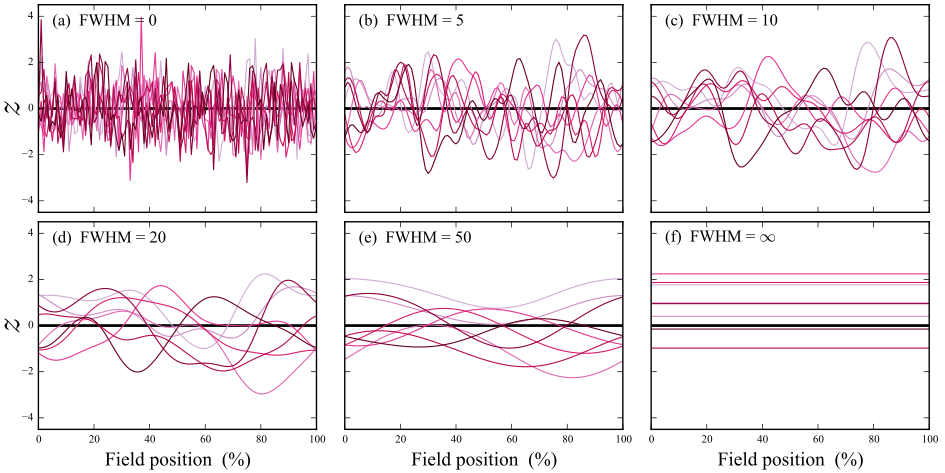

Write Python code to recreate this figure.

import numpy as np
from matplotlib import pyplot,cm
import rft1d



### update rcParams:
fig_width_mm  = 240
fig_height_mm = 120
mm2in         = 1/25.4
fig_width     = fig_width_mm*mm2in
fig_height    = fig_height_mm*mm2in
params = {
	'backend':'ps',
	'axes.labelsize':14,
	'font.size':12,
	'text.usetex': False,
	'legend.fontsize':12,
	'xtick.labelsize':8,
	'ytick.labelsize':8,
	'font.family':'Times New Roman',
	'lines.linewidth':0.5,
	'patch.linewidth':0.25,
	'figure.figsize': [fig_width,fig_height]
}
pyplot.rcParams.update(params)


def scalar2color(x, cmap=cm.jet, xmin=None, xmax=None):
	x          = np.asarray(x, dtype=float)
	if xmin==None:
		xmin   = x.min()
	if xmax==None:
		xmax   = x.max()
	xn         = (x - xmin)  / (xmax-xmin)
	xn        *= 255
	xn         = np.asarray(xn, dtype=int)
	colors     = cmap(xn)
	return colors
	

#(0) Generate data:
seed        = [18]*5 + [0]
nResponses  = 8
nNodes      = 101
W           = [0, 5, 10, 20, 50, np.inf]
colors      = scalar2color(range(nResponses+3), cmap=cm.PuRd)
Y           = []
for s,w in zip(seed,W):
	np.random.seed(s)
	Y.append(rft1d.random.randn1d(nResponses, nNodes, w))



#(2) Plot results:
pyplot.close('all')
### create axes:
axx,axy     = np.linspace(0.04,0.69,3), [0.55,0.09]
axw,axh     = 0.295, 0.44
AX          = [pyplot.axes([xx, yy, axw, axh])   for yy in axy for xx in axx]
ax0,ax1,ax2 = AX[:3]
ax3,ax4,ax5 = AX[3:]
### plot:
[ax.plot(yy, lw=0.8, color=c)   for ax,y in zip(AX,Y) for yy,c in zip(y,colors[3:])]
[ax.hlines(0, 0, 100, color='k', linestyle='-', lw=2)  for ax in AX]
pyplot.setp(AX, xlim=(0,100), ylim=(-4.5, 4.5))
### set ticklabels:
pyplot.setp(AX[:3], xticklabels=[])
pyplot.setp([ax1,ax2,ax4,ax5], yticklabels=[])
### axes labels:
[ax.set_xlabel('Field position  (%)')    for ax in AX[3:]]
[ax.text(-0.15, 0.5, '$z$', size=24, transform=ax.transAxes, rotation=90, va='center')  for ax in (ax0,ax3)]
### panel labels:
for i,(ax,w) in enumerate(zip(AX,W)):
	if np.isinf(w):
		s   = '(%s)  FWHM = $\infty$' %chr(97+i)
	else:
		s   = '(%s)  FWHM = %d' %(chr(97+i), w)
	ax.text(0.05, 0.9, s, transform=ax.transAxes, size=12)
